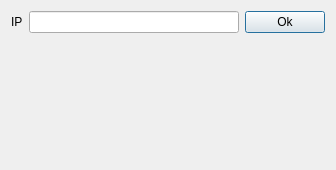
<?xml version="1.0" encoding="UTF-8"?>
<ui version="4.0">
 <class>DialogSetIP</class>
 <widget class="QDialog" name="DialogSetIP">
  <property name="geometry">
   <rect>
    <x>0</x>
    <y>0</y>
    <width>336</width>
    <height>170</height>
   </rect>
  </property>
  <property name="sizePolicy">
   <sizepolicy hsizetype="Fixed" vsizetype="Fixed">
    <horstretch>0</horstretch>
    <verstretch>0</verstretch>
   </sizepolicy>
  </property>
  <property name="windowTitle">
   <string>DialogSetIP</string>
  </property>
  <layout class="QGridLayout" name="gridLayout">
   <item row="0" column="1">
    <widget class="QLabel" name="label">
     <property name="text">
      <string>IP</string>
     </property>
    </widget>
   </item>
   <item row="0" column="2">
    <widget class="QLineEdit" name="lineEdit"/>
   </item>
   <item row="0" column="3">
    <widget class="QPushButton" name="pushButton">
     <property name="text">
      <string>Ok</string>
     </property>
    </widget>
   </item>
   <item row="1" column="2">
    <spacer name="verticalSpacer">
     <property name="orientation">
      <enum>Qt::Vertical</enum>
     </property>
     <property name="sizeHint" stdset="0">
      <size>
       <width>20</width>
       <height>40</height>
      </size>
     </property>
    </spacer>
   </item>
  </layout>
 </widget>
 <resources/>
 <connections/>
</ui>
